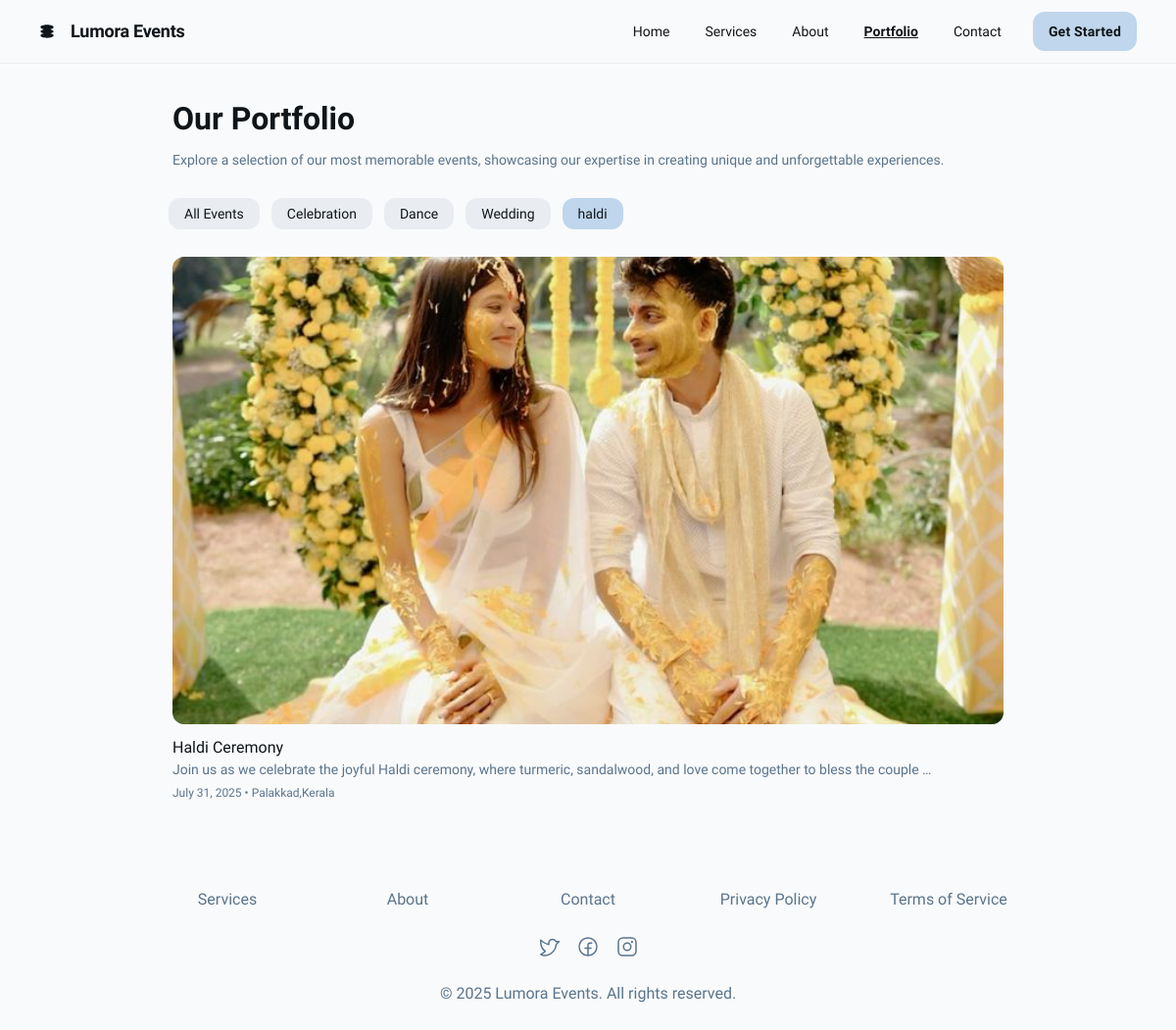
Screenshot of /portfolio/?category=haldi with the database file from the repository.
### event/models.py (models this page shows, shortened)
class PortfolioCategory(models.Model):
    name = models.CharField(max_length=100)
    slug = models.SlugField(max_length=100, unique=True)
    is_active = models.BooleanField(default=True)
    class Meta:
        verbose_name_plural = "Portfolio Categories"
        ordering = ['name']

class PortfolioItem(models.Model):
    title = models.CharField(max_length=200)
    description = models.TextField()
    category = models.ForeignKey(PortfolioCategory, on_delete=models.CASCADE)
    image = models.ImageField(upload_to='portfolio/')
    event_date = models.DateField()
    location = models.CharField(max_length=200)
    is_featured = models.BooleanField(default=False)
    is_active = models.BooleanField(default=True)
    created_at = models.DateTimeField(auto_now_add=True)
    updated_at = models.DateTimeField(auto_now=True)
    class Meta:
        ordering = ['-event_date']
    def image_tag(self):
        if self.image:
            return mark_safe(f'<img src="{self.image.url}" width="150" height="150" style="object-fit: cover;" />')
        return "No Image"
    image_tag.short_description = 'Image Preview'

### event/views.py (the view)
# urls.py: path('portfolio/', event.views.portfolio, name='portfolio'),
def portfolio(request):
    categories = PortfolioCategory.objects.filter(is_active=True)
    active_category = request.GET.get('category', 'all')
    portfolio_items = PortfolioItem.objects.filter(is_active=True).order_by('-event_date')
    if active_category != 'all':
        portfolio_items = portfolio_items.filter(category__slug=active_category)
    featured_items = PortfolioItem.objects.filter(is_featured=True, is_active=True)[:3]
    context = {
        'categories': categories,
        'active_category': active_category,
        'portfolio_items': portfolio_items,
        'featured_items': featured_items,
    }
    return render(request, 'portfolio.html', context)

### Templates/portfolio.html (shortened to what this page needs)
<!DOCTYPE html>
<html lang="en">
<head>
  <script src="https://cdn.tailwindcss.com?plugins=forms,container-queries"></script>
</head>
<body>
  <div class="relative flex size-full min-h-screen flex-col bg-gray-50 group/design-root overflow-x-hidden" style='font-family: "Work Sans", "Noto Sans", sans-serif;'>
    <div class="layout-container flex h-full grow flex-col">
      <header class="flex items-center justify-between whitespace-nowrap border-b border-solid border-b-[#e9edf1] px-10 py-3">
        <div class="flex items-center gap-4 text-[#101519]">
          <a href="{% url 'home' %}" class="flex items-center gap-4">
            <div class="size-4">
            </div>
            <h2 class="text-[#101519] text-lg font-bold leading-tight tracking-[-0.015em]">Lumora Events</h2>
          </a>
        </div>
        <div class="flex flex-1 justify-end gap-8">
          <div class="flex items-center gap-9">
            <a class="text-[#101519] text-sm font-medium leading-normal" href="{% url 'home' %}">Home</a>
            <a class="text-[#101519] text-sm font-medium leading-normal" href="{% url 'services' %}">Services</a>
            <a class="text-[#101519] text-sm font-medium leading-normal" href="{% url 'about' %}">About</a>
            <a class="text-[#101519] text-sm font-medium leading-normal underline font-semibold" href="{% url 'portfolio' %}">Portfolio</a>
            <a class="text-[#101519] text-sm font-medium leading-normal" href="{% url 'contact' %}">Contact</a>
          </div>
          <a href="{% url 'login' %}" class="flex min-w-[84px] max-w-[480px] cursor-pointer items-center justify-center overflow-hidden rounded-xl h-10 px-4 bg-[#bfd6ec] text-[#101519] text-sm font-bold leading-normal tracking-[0.015em]">
            <span class="truncate">Get Started</span>
          </a>
        </div>
      </header>
      <div class="px-40 flex flex-1 justify-center py-5">
        <div class="layout-content-container flex flex-col max-w-[960px] flex-1">
          <div class="flex flex-wrap justify-between gap-3 p-4">
            <div class="flex min-w-72 flex-col gap-3">
              <p class="text-[#101519] tracking-light text-[32px] font-bold leading-tight">Our Portfolio</p>
              <p class="text-[#5a748c] text-sm font-normal leading-normal">
                Explore a selection of our most memorable events, showcasing our expertise in creating unique and unforgettable experiences.
              </p>
            </div>
          </div>
          <div class="flex gap-3 p-3 flex-wrap pr-4">
            <a href="?category=all" class="flex h-8 shrink-0 items-center justify-center gap-x-2 rounded-xl {% if active_category == 'all' %}bg-[#bfd6ec] font-medium{% else %}bg-[#e9edf1]{% endif %} pl-4 pr-4">
              <p class="text-[#101519] text-sm leading-normal">All Events</p>
            </a>
            {% for category in categories %}
            <a href="?category={{ category.slug }}" class="flex h-8 shrink-0 items-center justify-center gap-x-2 rounded-xl {% if active_category == category.slug %}bg-[#bfd6ec] font-medium{% else %}bg-[#e9edf1]{% endif %} pl-4 pr-4">
              <p class="text-[#101519] text-sm leading-normal">{{ category.name }}</p>
            </a>
            {% endfor %}
          </div>
          <div class="grid grid-cols-[repeat(auto-fit,minmax(300px,1fr))] gap-6 p-4">
            {% for item in portfolio_items %}
            <div class="flex flex-col gap-3 pb-3">
              <div class="w-full bg-center bg-no-repeat aspect-video bg-cover rounded-xl overflow-hidden">
                <img src="{{ item.image.url }}" alt="{{ item.title }}" class="w-full h-full object-cover">
              </div>
              <div>
                <p class="text-[#101519] text-base font-medium leading-normal">{{ item.title }}</p>
                <p class="text-[#5a748c] text-sm font-normal leading-normal">{{ item.description|truncatewords:20 }}</p>
                <p class="text-[#5a748c] text-xs font-normal leading-normal mt-1">{{ item.event_date|date:"F j, Y" }} • {{ item.location }}</p>
              </div>
            </div>
            {% empty %}
            <div class="col-span-3 text-center py-12">
              <p class="text-gray-500">No portfolio items available in this category.</p>
            </div>
            {% endfor %}
          </div>
        </div>
      </div>
      <footer class="flex justify-center">
        <div class="flex max-w-[960px] flex-1 flex-col">
          <footer class="flex flex-col gap-6 px-5 py-10 text-center @container">
            <div class="flex flex-wrap items-center justify-center gap-6 @[480px]:flex-row @[480px]:justify-around">
              <a class="text-[#5a748c] text-base font-normal leading-normal min-w-40" href="{% url 'services' %}">Services</a>
              <a class="text-[#5a748c] text-base font-normal leading-normal min-w-40" href="{% url 'about' %}">About</a>
              <a class="text-[#5a748c] text-base font-normal leading-normal min-w-40" href="{% url 'contact' %}">Contact</a>
              <a class="text-[#5a748c] text-base font-normal leading-normal min-w-40" href="{% url 'PrivacyPolicy' %}">Privacy Policy</a>
              <a class="text-[#5a748c] text-base font-normal leading-normal min-w-40" href="{% url 'TermsofService' %}">Terms of Service</a>
            </div>
            <div class="flex flex-wrap justify-center gap-4">
              <a href="#">
                <div class="text-[#5a748c]" data-icon="TwitterLogo" data-size="24px" data-weight="regular">
                </div>
              </a>
              <a href="#">
                <div class="text-[#5a748c]" data-icon="FacebookLogo" data-size="24px" data-weight="regular">
                </div>
              </a>
              <a href="#">
                <div class="text-[#5a748c]" data-icon="InstagramLogo" data-size="24px" data-weight="regular">
                </div>
              </a>
            </div>
            <p class="text-[#5a748c] text-base font-normal leading-normal">© 2025 Lumora Events. All rights reserved.</p>
          </footer>
        </div>
      </footer>
    </div>
  </div>
</body>
</html>

### rows the page displays
PortfolioCategory: name "Celebration"
PortfolioCategory: name "Dance"
PortfolioCategory: name "Wedding"
PortfolioCategory: name "haldi"
PortfolioItem: image (picture), title "Haldi Ceremony", description "Join us as we celebrate the joyful Haldi ceremony, where turmeric, sandalwood, and love come together to bless the couple …", event_date "July 31, 2025", location "Palakkad,Kerala"
